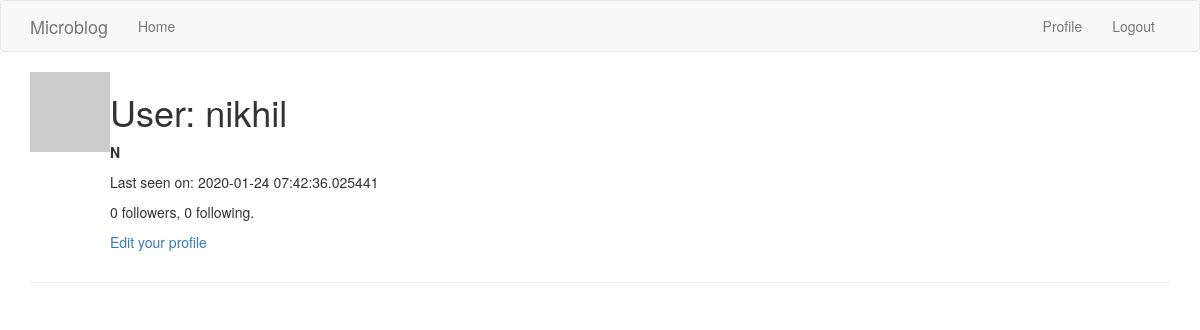
Page /user/nikhil (signed in) on the committed database.
### app/models.py (models this page shows, shortened)
class User(UserMixin, db.Model):
    id = db.Column(db.Integer, primary_key=True)
    username = db.Column(db.String(64), index=True, unique=True)
    email = db.Column(db.String(120), index=True, unique=True)
    password_hash = db.Column(db.String(128))
    posts = db.relationship('Post', backref='author', lazy='dynamic')
    about_me = db.Column(db.String(140))
    last_seen = db.Column(db.DateTime, default=datetime.utcnow)
    dummy_token = jwt.encode({'some': 'payload'}, 'secret', algorithm='HS256')
    followed = db.relationship(
        'User', secondary=followers,
        primaryjoin=(followers.c.follower_id == id),
        secondaryjoin=(followers.c.followed_id == id),
        backref=db.backref('followers', lazy='dynamic'), lazy='dynamic')
    def avatar(self, size):
        digest = md5(self.email.lower().encode('utf-8')).hexdigest()
        return 'https://www.gravatar.com/avatar/{}?d=identicon&s={}'.format(digest, size)

### app/routes.py (the view)
@app.route('/user/<username>')
@login_required
def user(username):
    user = User.query.filter_by(username=username).first_or_404()
    posts = [
        {'author': user, 'body': 'Test post #1'},
        {'author': user, 'body': 'Test post #2'}
    ]
    return render_template('user.html', user=user)

### app/models.py (called while the page is built)
@login.user_loader
def load_user(id):
    return User.query.get(int(id))

### app/routes.py (called while the page is built)
@app.before_request
def before_request():
    if current_user.is_authenticated:
        current_user.last_seen = datetime.utcnow()
        db.session.commit()

### app/templates/user.html (shortened to what this page needs)
{% extends "base.html" %}
{% block content %}
<div class="container">
  <table>
    <tr valign="top">
      <td><img src="{{ user.avatar(36) }}"></td>
      <td>
        <h1>User: {{ user.username }}</h1>
        {% if user.about_me %}<p><strong>{{ user.about_me }}</strong></p>{% endif %}
        {% if user.last_seen %}<p>Last seen on: {{ user.last_seen }}</p>{% endif %}
        <p>{{ user.followers.count() }} followers, {{ user.followed.count() }} following.</p>
        {% if user == current_user %}
        <p><a href="{{ url_for('edit_profile') }}">Edit your profile</a></p>
        {% elif not current_user.is_following(user) %}
        <p><a href="{{ url_for('follow', username=user.username) }}">Follow</a></p>
        {% else %}
        <p><a href="{{ url_for('unfollow', username=user.username) }}">Unfollow</a></p>
        {% endif %}
      </td>
    </tr>
  </table>
  <hr>
</div>
{% endblock %}

### rows in the picture
User: username "nikhil", about_me "N", last_seen "2020-01-24 07:42:36.025441"

### other values in the picture
{{ user.followers.count() }} "0"
{{ user.followed.count() }} "0"
